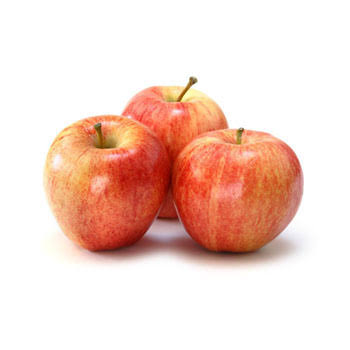
#> input picture member_apps/member_1_ab/uploads/apple.jpg, 350 x 350 px
$ python -i m2_detection.py   (imports and definitions only)
#> lines starting #> are read from the running program, lines starting #| are printed output that depends on the picture; after the words box and inside, x2 and y2 are one past the last pixel; in counts of white or black regions, pixels touching at a corner belong together
#> further down, picture is the input picture: shape (350, 350, 3); mean B, G, R 204.6, 214.5, 242.7
import cv2
import numpy as np

def detect(enhanced_image):
    """
    Member 2's detection: Canny edge detection + morphological closing to
    bridge small gaps in the edge map, then contours on the closed edge map.
    Returns (cropped_img, bbox), same interface as every other member's detect().
    """
    gray = cv2.cvtColor(enhanced_image, cv2.COLOR_BGR2GRAY)
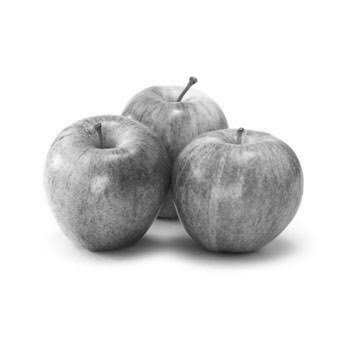
#> gray: shape (350, 350); min 24, max 255, mean 221.8
    blurred = cv2.GaussianBlur(gray, (3, 3), 0)

    median_val = np.median(blurred)
#> median_val = 255
    lower = int(max(0, 0.66 * median_val))
#> lower = 168
    upper = int(min(255, 1.33 * median_val))
#> upper = 255
    edges = cv2.Canny(blurred, lower, upper)
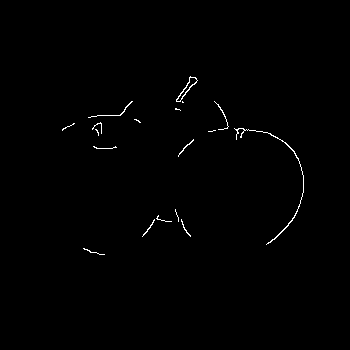
#> edges: shape (350, 350); 0.55% white in thin lines or dots, all inside (x1, y1, x2, y2) = (62, 76, 304, 255)

    kernel = cv2.getStructuringElement(cv2.MORPH_ELLIPSE, (7, 7))
    closed = cv2.morphologyEx(edges, cv2.MORPH_CLOSE, kernel, iterations=2)
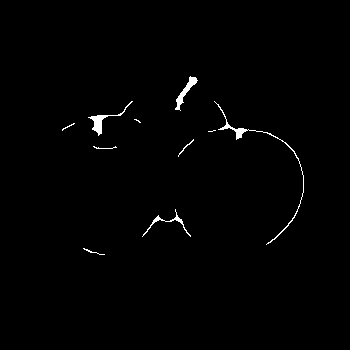
#> closed: shape (350, 350); 0.87% white; 10 white regions (2 under 20 px)

    contours, _ = cv2.findContours(closed, cv2.RETR_EXTERNAL, cv2.CHAIN_APPROX_SIMPLE)
#> contours = 10 contours, 6 with area under 20; largest, box (x1, y1, x2, y2) and area: (175, 76, 198, 111) 170, (88, 101, 133, 136) 166, (214, 101, 304, 245) 160, (142, 209, 191, 237) 76

    if contours:
        largest = max(contours, key=cv2.contourArea)
#> largest = contour of 40 points, box (x1, y1, x2, y2) (175, 76, 198, 111), area 170
        x, y, w, h = cv2.boundingRect(largest)
#> x = 175; y = 76; w = 23; h = 35
        pad = 10
        x0, y0 = max(0, x - pad), max(0, y - pad)
#> x0 = 165; y0 = 66
        x1 = min(enhanced_image.shape[1], x + w + pad)
#> x1 = 208
        y1 = min(enhanced_image.shape[0], y + h + pad)
#> y1 = 121
        cropped = enhanced_image[y0:y1, x0:x1]
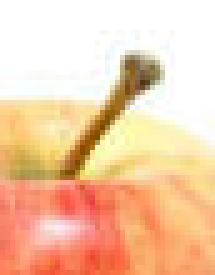
#> cropped: shape (55, 43, 3) (shown 5 times larger); mean B, G, R 170.3, 203.8, 244.3
        bbox = (x0, y0, x1, y1)
#> bbox = (165, 66, 208, 121)
    else:
        cropped = enhanced_image
        bbox = (0, 0, enhanced_image.shape[1], enhanced_image.shape[0])

    return cropped, bbox

>>> import cv2
>>> picture = cv2.imread('../member_1_ab/uploads/apple.jpg')
>>> result = detect(picture)
